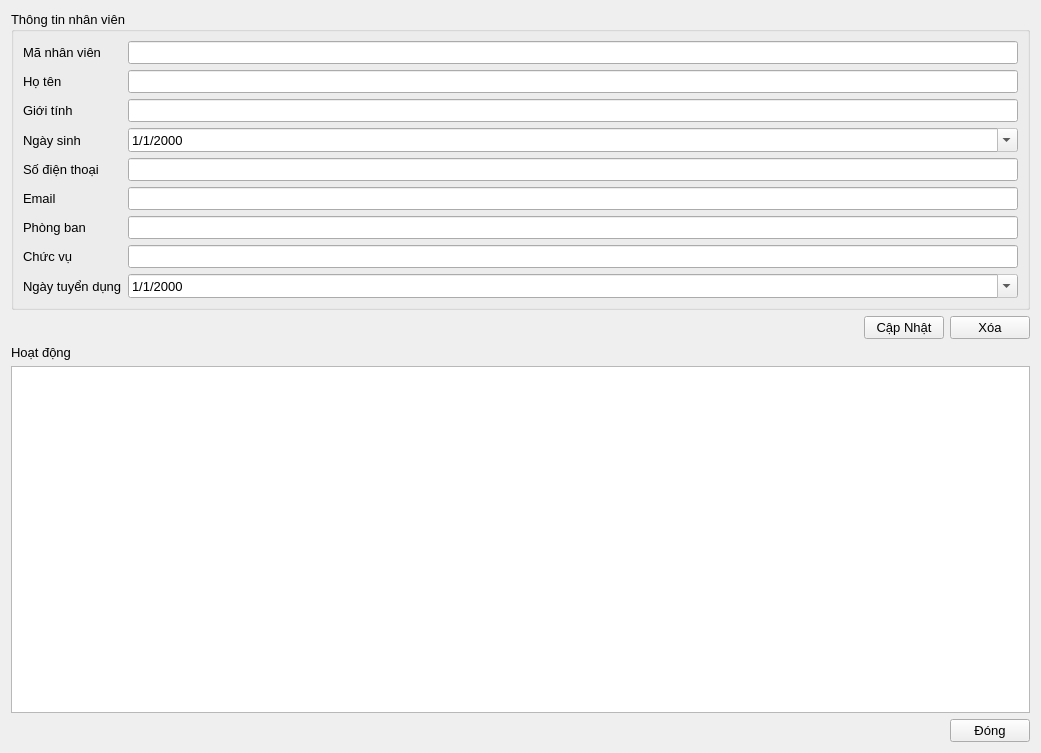
<?xml version="1.0" encoding="UTF-8"?>
<ui version="4.0">
 <class>EmployeeDetailDialog</class>
 <widget class="QWidget" name="EmployeeDetailDialog">
  <property name="geometry">
   <rect>
    <x>0</x>
    <y>0</y>
    <width>1041</width>
    <height>753</height>
   </rect>
  </property>
  <property name="font">
   <font>
    <pointsize>10</pointsize>
   </font>
  </property>
  <property name="windowTitle">
   <string>Nhân viên</string>
  </property>
  <property name="windowIcon">
   <iconset>
    <normaloff>C:/Users/Admin/Downloads/employee-man-alt.png</normaloff>C:/Users/Admin/Downloads/employee-man-alt.png</iconset>
  </property>
  <layout class="QVBoxLayout" name="verticalLayout">
   <item>
    <widget class="QGroupBox" name="grpEmployeeInfo">
     <property name="title">
      <string>Thông tin nhân viên</string>
     </property>
     <layout class="QFormLayout" name="formEmployee">
      <item row="0" column="0">
       <widget class="QLabel" name="lblEmployeeID">
        <property name="text">
         <string>Mã nhân viên</string>
        </property>
       </widget>
      </item>
      <item row="0" column="1">
       <widget class="QLineEdit" name="txtMaNV">
        <property name="readOnly">
         <bool>true</bool>
        </property>
       </widget>
      </item>
      <item row="1" column="0">
       <widget class="QLabel" name="lblEmployeeName">
        <property name="text">
         <string>Họ tên</string>
        </property>
       </widget>
      </item>
      <item row="1" column="1">
       <widget class="QLineEdit" name="txtHoTenNV">
        <property name="readOnly">
         <bool>true</bool>
        </property>
       </widget>
      </item>
      <item row="2" column="0">
       <widget class="QLabel" name="lblGender">
        <property name="text">
         <string>Giới tính</string>
        </property>
       </widget>
      </item>
      <item row="2" column="1">
       <widget class="QLineEdit" name="txtGioiTinhNV">
        <property name="readOnly">
         <bool>true</bool>
        </property>
       </widget>
      </item>
      <item row="3" column="0">
       <widget class="QLabel" name="lblBirthDate">
        <property name="text">
         <string>Ngày sinh</string>
        </property>
       </widget>
      </item>
      <item row="3" column="1">
       <widget class="QDateEdit" name="txtNgaySinhNV">
        <property name="readOnly">
         <bool>true</bool>
        </property>
        <property name="displayFormat">
         <string>d/M/yyyy</string>
        </property>
        <property name="calendarPopup">
         <bool>true</bool>
        </property>
       </widget>
      </item>
      <item row="4" column="0">
       <widget class="QLabel" name="lblPhone">
        <property name="text">
         <string>Số điện thoại</string>
        </property>
       </widget>
      </item>
      <item row="4" column="1">
       <widget class="QLineEdit" name="txtSDT_NV">
        <property name="readOnly">
         <bool>true</bool>
        </property>
       </widget>
      </item>
      <item row="5" column="0">
       <widget class="QLabel" name="lblEmail">
        <property name="text">
         <string>Email</string>
        </property>
       </widget>
      </item>
      <item row="5" column="1">
       <widget class="QLineEdit" name="txtEmailNV">
        <property name="readOnly">
         <bool>true</bool>
        </property>
       </widget>
      </item>
      <item row="6" column="0">
       <widget class="QLabel" name="lblDepartment">
        <property name="text">
         <string>Phòng ban</string>
        </property>
       </widget>
      </item>
      <item row="6" column="1">
       <widget class="QLineEdit" name="txtPhongBan">
        <property name="readOnly">
         <bool>true</bool>
        </property>
       </widget>
      </item>
      <item row="7" column="0">
       <widget class="QLabel" name="lblPosition">
        <property name="text">
         <string>Chức vụ</string>
        </property>
       </widget>
      </item>
      <item row="7" column="1">
       <widget class="QLineEdit" name="txtChucVu">
        <property name="readOnly">
         <bool>true</bool>
        </property>
       </widget>
      </item>
      <item row="8" column="0">
       <widget class="QLabel" name="lblHireDate">
        <property name="text">
         <string>Ngày tuyển dụng</string>
        </property>
       </widget>
      </item>
      <item row="8" column="1">
       <widget class="QDateEdit" name="txtNgayTuyenDung">
        <property name="readOnly">
         <bool>true</bool>
        </property>
        <property name="displayFormat">
         <string>d/M/yyyy</string>
        </property>
        <property name="calendarPopup">
         <bool>true</bool>
        </property>
       </widget>
      </item>
     </layout>
    </widget>
   </item>
   <item>
    <layout class="QHBoxLayout" name="horizontalLayout">
     <item>
      <spacer name="horizontalSpacer_2">
       <property name="orientation">
        <enum>Qt::Horizontal</enum>
       </property>
       <property name="sizeHint" stdset="0">
        <size>
         <width>40</width>
         <height>20</height>
        </size>
       </property>
      </spacer>
     </item>
     <item>
      <widget class="QPushButton" name="btnCapNhatNV">
       <property name="text">
        <string>Cập Nhật</string>
       </property>
      </widget>
     </item>
     <item>
      <widget class="QPushButton" name="btnXoaNV">
       <property name="text">
        <string>Xóa</string>
       </property>
      </widget>
     </item>
    </layout>
   </item>
   <item>
    <widget class="QLabel" name="label">
     <property name="text">
      <string>Hoạt động</string>
     </property>
    </widget>
   </item>
   <item>
    <widget class="QTableView" name="tableView"/>
   </item>
   <item>
    <layout class="QHBoxLayout">
     <item>
      <spacer name="horizontalSpacer">
       <property name="orientation">
        <enum>Qt::Horizontal</enum>
       </property>
       <property name="sizeHint" stdset="0">
        <size>
         <width>0</width>
         <height>0</height>
        </size>
       </property>
      </spacer>
     </item>
     <item>
      <widget class="QPushButton" name="btnDongNV">
       <property name="text">
        <string>Đóng</string>
       </property>
      </widget>
     </item>
    </layout>
   </item>
  </layout>
 </widget>
 <resources/>
 <connections/>
</ui>
